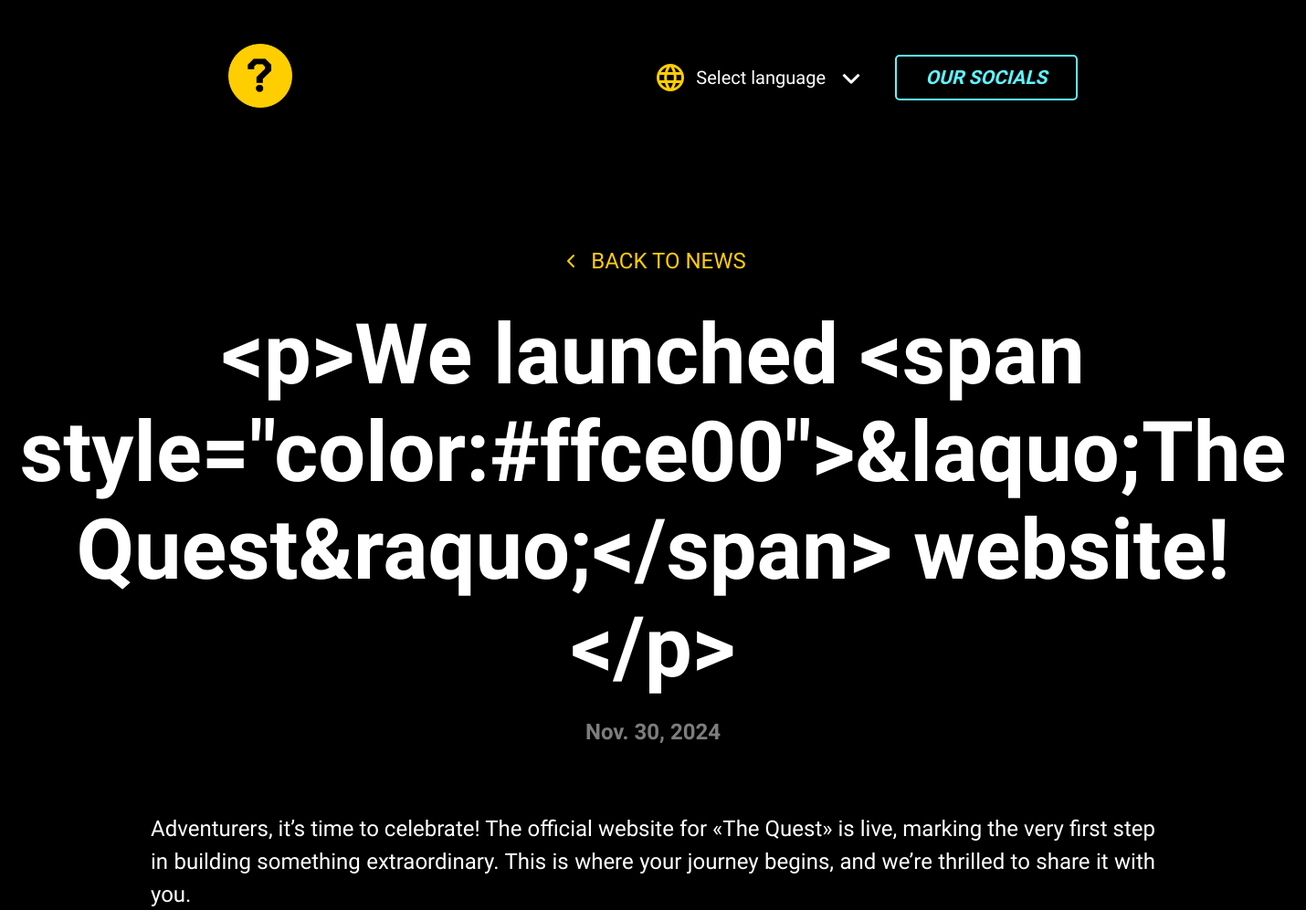
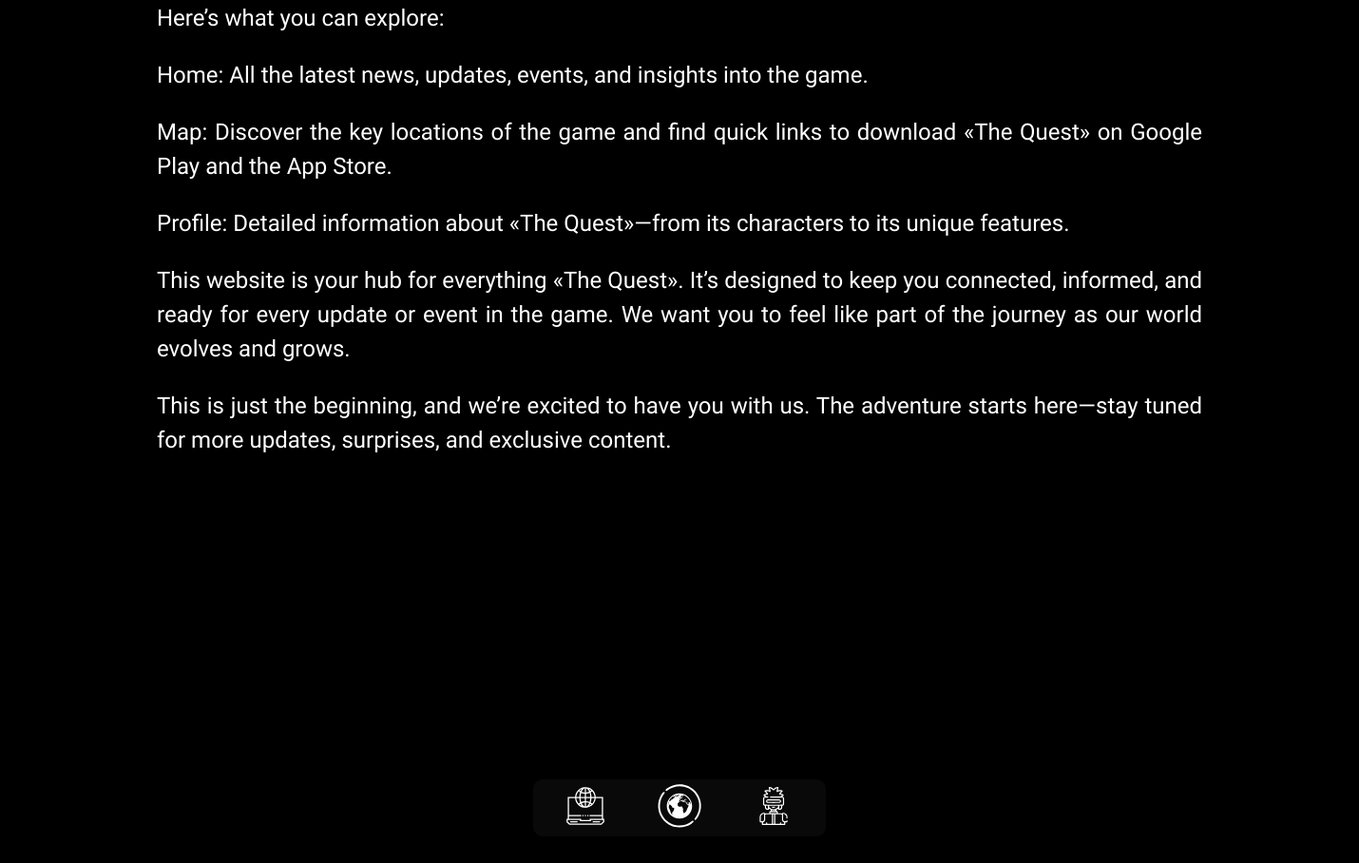
Screenshot of /news/10/ with the database file from the repository (2 pictures, top to bottom).
### main/models.py (models this page shows, shortened)
class News(models.Model):
    title = RichTextField(help_text="Вы можете использовать HTML или стилизовать текст с разными цветами.")
    description = models.TextField(blank=True, verbose_name='Текст новости:')
    news_image = models.ImageField(upload_to='news-imgs', null=True, verbose_name='Изображение для новости')
    content_image = models.ImageField(upload_to='content_imgs', null=True, verbose_name='Изображение для блока новости')
    published_date = models.DateField(auto_now_add=True, verbose_name='Дата публикации')

### main/views.py (the view)
# urls.py: path('news/<int:pk>/', views.news_detail, name='news_detail'),
def news_detail(request, pk):
    news_item = get_object_or_404(News, pk=pk)
    return render(request, 'news_detail.html', {'news_item': news_item})

### main/templates/news_detail.html (shortened to what this page needs)
{% extends 'template.html' %}
{% load static %}
{% block css %}
  <link rel="stylesheet" href="{% static 'css/news_detail.css' %}">
{% endblock %}
{% block body %}
<main>
  <div class="news-detail">
    <a href="{% url 'news_list' %}" class="back-link">
      <svg xmlns="http://www.w3.org/2000/svg" width="24" height="24" viewBox="0 0 24 24" fill="none" stroke="currentColor" stroke-width="2" stroke-linecap="round" stroke-linejoin="round">
        <polyline points="15 18 9 12 15 6"></polyline>
      </svg>
      BACK TO NEWS
    </a>
    <h1 class="news-title">{{ news_item.title }}</h1>
    <p class="news-date">{{ news_item.published_date }}</p>
    <div class="news-content">
      {{ news_item.description|linebreaks }}
    </div>
  </div>
</main>
{% endblock %}

### main/static/css/news_detail.css (style rules this page uses)
body, html { background-color: #000000; margin: 0; padding: 0; height: auto; font-family: 'Chakra Petch', sans-serif; }
.news-detail { display: flex; flex-direction: column; align-items: center; margin: 150px auto 420px auto; width: 1420px; }
.back-link { display: flex; align-items: center; text-decoration: none; color: #FFCE00; font-family: 'Chakra Petch', sans-serif; font-size: 24px; font-weight: 400; letter-spacing: 2%; margin-bottom: 35px; }
.back-link svg { margin-right: 10px; }
.news-title { font-family: 'Chakra Petch', sans-serif; font-size: 92px; font-weight: bold; text-align: center; word-wrap: break-word; margin-bottom: 25px; color: #ffffff; margin: 0; }
.news-date { font-family: 'Chakra Petch', sans-serif; font-size: 24px; font-weight: 600; color: #7D7D7D; margin: 25px 0 0 0; }
.news-content { margin-top: 50px; width: 100%; max-width: 1100px; box-sizing: border-box; font-family: 'Chakra Petch', sans-serif; font-size: 24px; font-weight: 400; letter-spacing: 2%; line-height: 1.5; text-align: justify; color: #ffffff; word-wrap: break-word; }

### rows the page displays
News: title "<p>We launched <span style=\"color:#ffce00\">&laquo;The Quest&raquo;</span> website!</p>", published_date "Nov. 30, 2024", description "Adventurers, it’s time to celebrate! The official website for «The Quest» is live, marking the very first step in building something extraordinary. This is where your journey begins, and we’re thrilled to share it with you. Here’s what you can explore: Home: All the latest news, updates, events, and insights into the game. Map: Discover the key locations of the game and find quick links to download «The Quest» on Google Play and the App Store. Profile: Detailed information about «The Quest»—from its characters to its unique features. This website is your hub for everything «The Quest». It’s designed to keep you connected, informed, and ready for every update or event in the game. We want…"
